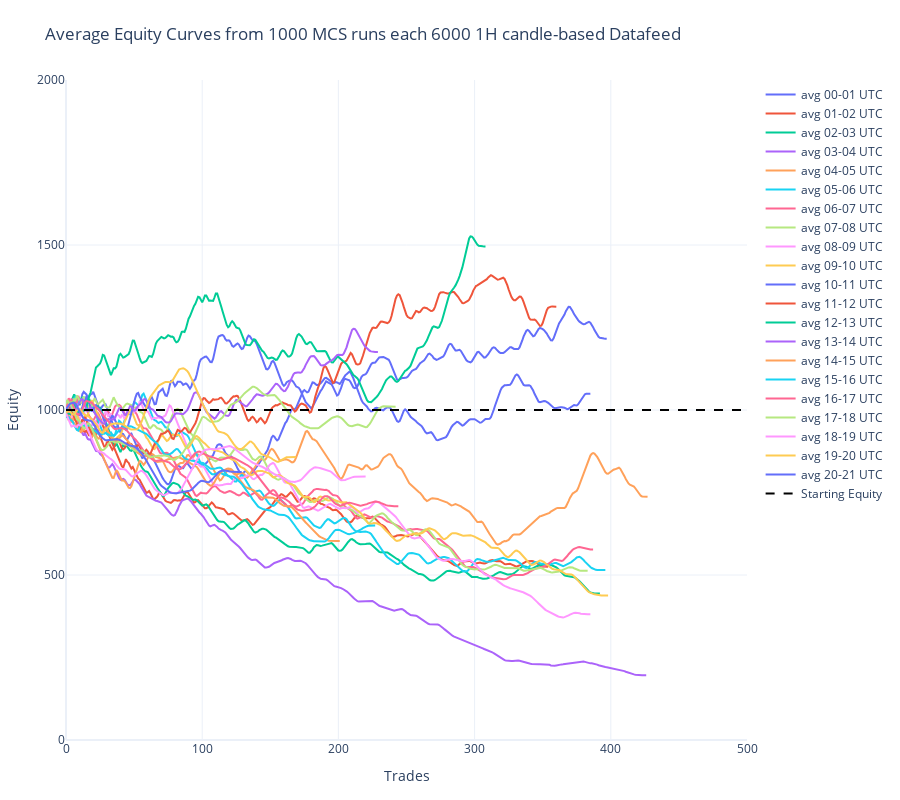

Notebook code for this chart:
### Code cell
import pandas as pd
import plotly.graph_objects as go

# ----------------------------------------
# 1. LOAD DATA
# ----------------------------------------
file_path = "1HRMRSS_MCS1000 - total.csv"
df = pd.read_csv(file_path)

# ----------------------------------------
# 2. REMOVE UNWANTED COLUMNS
# ----------------------------------------
if "Equity Start" in df.columns:
    df = df.drop(columns=["Equity Start"])
df = df.loc[:, ~df.columns.str.contains("^Unnamed")]

# ----------------------------------------
# 3. DETECT PLOT COLUMNS
# ----------------------------------------
value_columns = df.select_dtypes(include="number").columns.tolist()
if "index" in value_columns:
    value_columns.remove("index")
x_axis = df["index"] if "index" in df.columns else df.index

# ----------------------------------------
# 4. PLOTLY INTERACTIVE GRAPH
# ----------------------------------------
fig = go.Figure()

# Add equity curves
for col in value_columns:
    fig.add_trace(
        go.Scatter(
            x=x_axis,
            y=df[col],
            mode="lines",
            name=col,
            line=dict(width=2)
        )
    )

# Add starting equity line at 1000
fig.add_trace(
    go.Scatter(
        x=[x_axis.min(), min(500, x_axis.max())],  # from 0 to 500 (or max available)
        y=[1000, 1000],
        mode="lines",
        name="Starting Equity",
        line=dict(color="black", width=2, dash="dash")
    )
)

# Update layout
fig.update_layout(
    title="Average Equity Curves from 1000 MCS runs each 6000-1H-candle-based Datafeed",
    xaxis_title="Trades",
    yaxis_title="Equity",
    template="plotly_white",
    hovermode="x unified",
    height=800,
    autosize=True,
    xaxis=dict(range=[0, 500]),
    yaxis=dict(range=[0, 2000]),
    margin=dict(l=60, r=40, t=80, b=60)
)

fig.show()

### Figure 1 — Plotly figure (JSON) as saved in the notebook; plotly's stock layout.template omitted (floating-point values rounded to 4 significant figures; data arrays with more than 128 entries replaced by an {"elided": "..."} marker saying what was removed)
{"data": [{"line": {"width": 2}, "mode": "lines", "name": "avg 00-01 UTC", "type": "scatter", "x": {"elided": "500 int values"}, "y": {"elided": "500 float values"}}, {"line": {"width": 2}, "mode": "lines", "name": "avg 01-02 UTC", "type": "scatter", "x": {"elided": "500 int values"}, "y": {"elided": "500 float values"}}, {"line": {"width": 2}, "mode": "lines", "name": "avg 02-03 UTC", "type": "scatter", "x": {"elided": "500 int values"}, "y": {"elided": "500 float values"}}, {"line": {"width": 2}, "mode": "lines", "name": "avg 03-04 UTC", "type": "scatter", "x": {"elided": "500 int values"}, "y": {"elided": "500 float values"}}, {"line": {"width": 2}, "mode": "lines", "name": "avg 04-05 UTC", "type": "scatter", "x": {"elided": "500 int values"}, "y": {"elided": "500 float values"}}, {"line": {"width": 2}, "mode": "lines", "name": "avg 05-06 UTC", "type": "scatter", "x": {"elided": "500 int values"}, "y": {"elided": "500 float values"}}, {"line": {"width": 2}, "mode": "lines", "name": "avg 06-07 UTC", "type": "scatter", "x": {"elided": "500 int values"}, "y": {"elided": "500 float values"}}, {"line": {"width": 2}, "mode": "lines", "name": "avg 07-08 UTC", "type": "scatter", "x": {"elided": "500 int values"}, "y": {"elided": "500 float values"}}, {"line": {"width": 2}, "mode": "lines", "name": "avg 08-09 UTC", "type": "scatter", "x": {"elided": "500 int values"}, "y": {"elided": "500 float values"}}, {"line": {"width": 2}, "mode": "lines", "name": "avg 09-10 UTC", "type": "scatter", "x": {"elided": "500 int values"}, "y": {"elided": "500 float values"}}, {"line": {"width": 2}, "mode": "lines", "name": "avg 10-11 UTC", "type": "scatter", "x": {"elided": "500 int values"}, "y": {"elided": "500 float values"}}, {"line": {"width": 2}, "mode": "lines", "name": "avg 11-12 UTC", "type": "scatter", "x": {"elided": "500 int values"}, "y": {"elided": "500 float values"}}, {"line": {"width": 2}, "mode": "lines", "name": "avg 12-13 UTC", "type": "scatter", "x": {"elided": "500 int values"}, "y": {"elided": "500 float values"}}, {"line": {"width": 2}, "mode": "lines", "name": "avg 13-14 UTC", "type": "scatter", "x": {"elided": "500 int values"}, "y": {"elided": "500 float values"}}, {"line": {"width": 2}, "mode": "lines", "name": "avg 14-15 UTC", "type": "scatter", "x": {"elided": "500 int values"}, "y": {"elided": "500 float values"}}, {"line": {"width": 2}, "mode": "lines", "name": "avg 15-16 UTC", "type": "scatter", "x": {"elided": "500 int values"}, "y": {"elided": "500 float values"}}, {"line": {"width": 2}, "mode": "lines", "name": "avg 16-17 UTC", "type": "scatter", "x": {"elided": "500 int values"}, "y": {"elided": "500 float values"}}, {"line": {"width": 2}, "mode": "lines", "name": "avg 17-18 UTC", "type": "scatter", "x": {"elided": "500 int values"}, "y": {"elided": "500 float values"}}, {"line": {"width": 2}, "mode": "lines", "name": "avg 18-19 UTC", "type": "scatter", "x": {"elided": "500 int values"}, "y": {"elided": "500 float values"}}, {"line": {"width": 2}, "mode": "lines", "name": "avg 19-20 UTC", "type": "scatter", "x": {"elided": "500 int values"}, "y": {"elided": "500 float values"}}, {"line": {"width": 2}, "mode": "lines", "name": "avg 20-21 UTC", "type": "scatter", "x": {"elided": "500 int values"}, "y": {"elided": "500 float values"}}, {"line": {"color": "black", "dash": "dash", "width": 2}, "mode": "lines", "name": "Starting Equity", "type": "scatter", "x": [0, 499], "y": [1000, 1000]}], "layout": {"autosize": true, "height": 800, "hovermode": "x unified", "margin": {"b": 60, "l": 60, "r": 40, "t": 80}, "title": {"text": "Average Equity Curves from 1000 MCS runs each 6000 1H candle-based Datafeed"}, "xaxis": {"range": [0, 500], "title": {"text": "Trades"}}, "yaxis": {"range": [0, 2000], "title": {"text": "Equity"}}}}
